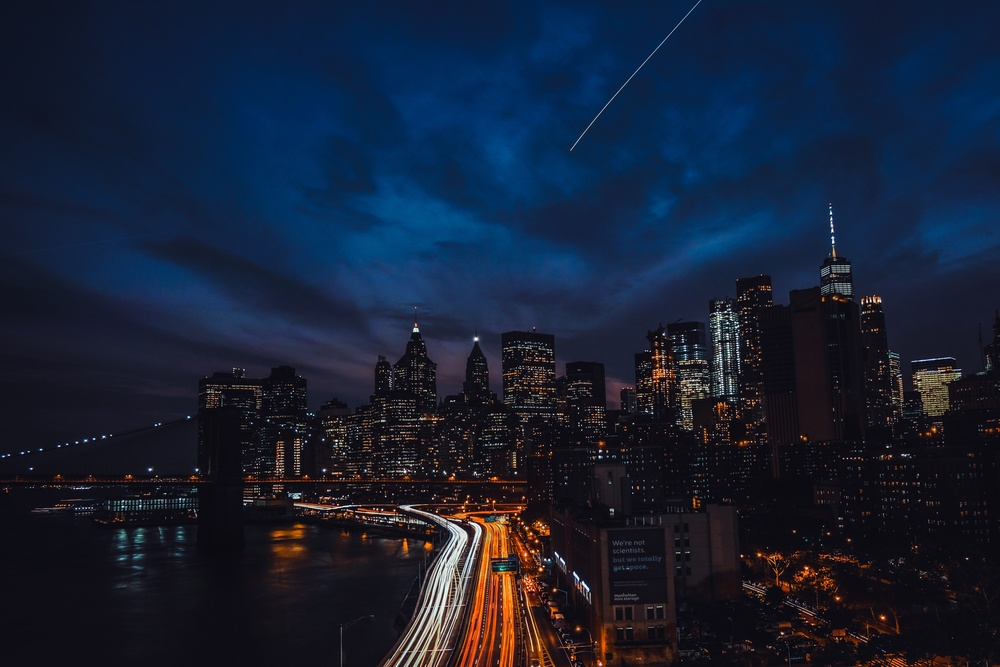
#> input picture Tutorials/Area Processing - Tutorial 2/Images/city-night.jpg, 1000 x 667 px, shrunk from 5263 x 3509 before the run; its folder holds only this picture in this run
$ jupyter execute --allow-errors 'Area Processing - Tutorial 2.ipynb'
#> lines starting #> are read from the running program, lines starting #| are printed output that depends on the picture
# Point Processing - Tutorial 1

ARI2129 - Principles of Computer Vision for AI Francesca Maria Mizzi - 118201L

The first step to create the project is to import all the required libraries which in this case consist of OpenCv (cv2), numpy (np), matplotlib and os.

[cell 1]
import cv2
import numpy as np
from matplotlib import pyplot as plt
import os

The images which are going to be modified are then loaded into a list. I will primarily be using the first photo "moon-tree.jpg" to demonstrate my work however any photos added to the images folder will also work.

[cell 2]
images = {}
for x in os.listdir("Images"):
    images[x] = cv2.imread("Images/" + x)

[cell 3]
raw = cv2.imread('Images/moon-tree.jpg')

[cell 4]
cv2.imshow("Photo",raw)
cv2.waitKey(0)

## Exercise 1 - Sliding Window

In order to generate a sliding window, I created a class "Window" which will be used to define the location of the sliding window and then shift this window according to the determined stride.

Certain parameters must be filled in order to generate the window:
 - image - the image where the window is going to be generated
 - scale - the size of the window (if 3 is entered then a window of 3 pixels by 3 pixels is generated)
 - stride - the amount of pixels which are going to be skipped with each shift

 It is to be noted that a stride or scale of 1 is not recommended since it will take a lot of time.

[cell 5]
class Window:

    def __init__(self, image, scale, stride):

        self.xlim = image.shape[1]+scale
        self.ylim = image.shape[0]+scale
        self.top_left = (0,0)
        self.bottom_right = (scale,scale)
        self.prevBtmRght = scale
        self.scale = scale
        self.stride = (stride, stride)

        try:
            self.channels = image.shape[2]
        except:
            self.channels = 1

    def pos(self):

        return self.top_left, self.bottom_right

    def newMovement(self):

        self.top_left, self.bottom_right = self.newPos()
        return self.top_left, self.bottom_right

    def newPos(self):

        if(self.bottom_right + self.stride)[0] >= (self.xlim - self.scale):
            return (0, self.top_left[1] + self.stride[1]), (self.scale, self.bottom_right[1] + self.stride[1])

        else:
            return (self.top_left[0] + self.stride[0], self.top_left[1]), (self.bottom_right[0] + self.stride[0], self.bottom_right[1])

    def boundaries(self, tleft = None, tright = None):

        if tleft is None:
            tleft = self.top_left
        if tright is None:
            tright = self.bottom_right

        return tright[0] <= self.xlim and tright[1] <= self.ylim and tleft[0] >= 0 and tleft[1] >= 0

    def imgBoundaries(self, image):

        img = []

        for i in range(self.top_left[1], self.bottom_right[1]):

            if i >= image.shape[0]:
                continue

            img.append(image[i][self.top_left[0]: self.bottom_right[0]])

        if self.channels == 1:

            return np.resize(np.array(img), (self.scale, self.scale))

        else:

            return np.resize(np.array(img), (self.scale, self.scale, self.channels))

    def checkY(self):

        if self.prevBtmRght == self.bottom_right[1]:
            return False

        else:

            self.prevBtmRght = self.bottom_right[1]
            return True

The window class is made up of 6 methods which are used to manipulate the window:
 - pos() - this method returns the current position of the window
 - newMovement() - this method shifts the window according to the new position generated by newPos()
 - newPos() - this method returns the potential position of the window after it shifts. This means either incrementing the X value or, in the case where the window has reached the edge of the photo, incrementing the Y value and resetting the X value
 - boundaries() - this method recieves locations and determines whether the given locations are within the boundaries of the image
 - imgBoundaries() - this method returns an array which contains the pixels within the window
 - checkY() - this method checks whether the value of the bottom right corner of the window has changed

I then created a function which can be used in order to generate a sliding window over any image. This function takes in 4 parameters: the image on which the sliding window is generated, the size of the window, how many pixels are to be skipped between each window and whether the user would like to see the window over the image or have it just be an internal process.

[cell 6]
def sliding_window(image, scale, stride, show):

    window = Window(image, scale, stride)
    top_left, bottom_right = window.pos()

    image = cv2.rectangle(image.copy(), top_left, bottom_right, (204, 153, 255))
    cv2.imwrite("Output/sliding.png", image, [cv2.IMWRITE_PNG_COMPRESSION, 0])

    tempright, templeft = window.newPos()

    while window.boundaries(bottom_right):
        image = cv2.rectangle(image.copy(), top_left, bottom_right, (204, 153, 255))
        if show:
            cv2.imshow("Window", image)
            cv2.waitKey(int(1/35*1000))

        top_left, bottom_right = window.newMovement()
        tempright = window.newPos()

    cv2.destroyAllWindows()

#> (a cell that did not finish here is left out)

## Exercise 2 - Convolution on ROI

In order to perform convolution on the region of interest, a class must first be created for the kernel. The two properties needed in order to create the kernel is the array and the weight.

[cell 8]
class Kernel:

    def __init__(self, kernel, weight):

        self.kernel = kernel
        self.weight = weight

    def filterRoI(self, roi, axis = 0, channels = 1):

        results = []

        if axis == 2:

            for i in range(channels):

                if channels == 1:
                    _filter = self.kernel * roi

                else:
                    _filter = self.kernel * roi[:, :, i]

                filter_sum = _filter.sum()

                if channels == 1:
                    _filter = self.kernel.T * roi

                else:

                    _filter = self.kernel.T * roi[:, :, i]

                filter_sum2 = _filter.sum()

                results.append((((filter_sum**2) + (filter_sum2 **2)) ** (1/2)) * self.weight)

            return np.array(results)

        else:

            kernel = self.kernel if axis == 0 else self.kernel.T

            for i in range(channels):

                if channels == 1:
                    _filter = kernel * roi

                else:
                    _filter = kernel * roi[:, :, i]

                results.append(_filter.sum() * self.weight)

            return np.array(results)

    def filterWhole(self, image, stride, window = None, axis = 0):

        new = []
        line = []

        if window is None:

            shift = Window(image, self.kernel.shape[0], stride)

        else:

            image = window.imgBoundaries(image)
            shift = Window(image, self.kernel.shape[0], stride)

        top_left, _ = shift.newPos()
        while shift.boundaries(top_left):

            roi = shift.imgBoundaries(image)

            if shift.checkY():
                new.append(line)
                line = []

            line.append(self.filterRoI(roi, axis, shift.channels))

            shift.newMovement()
            top_left, _ = shift.newPos()

        return np.array(new)

The first method in the Kernel class is the filterRoI() method which has the following parameters:
 - roi - the region of interest from the image
 - axis - the axis of the operation
 - channels - the number of channels in the RoI

The method is split up into 2 parts, determined by the axis.

**If the axis is 2**, the method multiplies the pixels of the region of interest in the channel with those of the kernel, then adds them together. It then multiplies the pixels of the RoI in the channel with those in the transpose of the kernal, then adds them together. The magnitude of the added values is found by squaring the values, adding them together and finding the square root. This answer is then multiplied by the weight of the kernel and added to the list "results". This is done for all the channels. The list of results is converted to an array and returned to the user.

**If the axis is not 2**, the method multiplies the pixels in the channel with those of the kernel then adds them together. It then multiplies this resilt with the weight of the kernel and adds it to the "results" list. This is done for all the channels. The list of results is converted to an array and returned to the user.

It is important that the region of interest and the kernel have the same shape or the method will not work.

The other method in the class is the filterWhole() method. This method has 4 parameters: the image which needs to be filtered, the amount of pixels which need to be skipped (stride), if the filter is to be carried out on a region of interest, a window is required and the axis of operation.

A check is carried out to see whether the filter is applied to a window or to the whole image. If a window is defined, the pixels within this window are assigned as the image using the imgBoundaries() method defined earlier.

A class was created for the Sobel kernel used to carry out the convolution, storing the array and the weight of the kernel.

[cell 9]
class Sobel:
    def __init__(self, weight):
        self.kernel = Kernel(np.array([[-1, 0, 1],
                                       [-2, 0, 2],
                                       [-1, 0, 1]]),
                             weight)

    def filter_s(self, image, stride=10, window=None, axis=2):
        return self.kernel.filterWhole(image, stride, window, axis)

After the sobel kernel is initialized, a region of interest is extracted in a 900x900 pixel square. This region of interest is then passed through the sobel filter and presented to the user.

Since filtering the images takes some time, I chose to store the images in a folder in order to facilitate viewing the resutls of the filter without running.

[cell 10]
sobel = Sobel(1)

for photo in images:
    wind = Window(images[photo], 600, 1)
    roi = wind.imgBoundaries(images[photo])

    sobel_filtered = sobel.filter_s(image = images[photo], window = wind, axis = 2)

    cv2.imwrite("Filters/SobelRoI/"+ photo +"_originalRoI.png", roi, [cv2.IMWRITE_PNG_COMPRESSION, 0])
    cv2.imwrite("Filters/SobelRoI/"+ photo +"_filteredRoI.png", sobel_filtered, [cv2.IMWRITE_PNG_COMPRESSION, 0])
#> this loop made 1 pass
#> photo on pass 1: 'city-night.jpg'
#> pass 1, `roi = wind.imgBoundaries(images[photo])`:
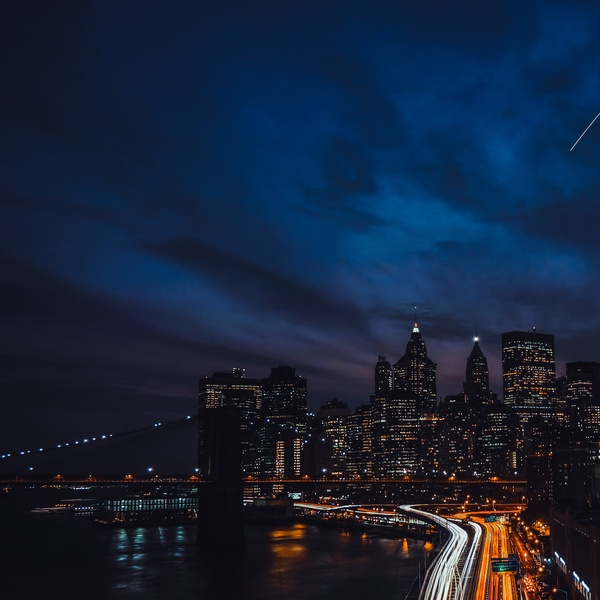
#> roi: shape (600, 600, 3); mean of channels 0, 1, 2 58.3, 35.2, 22.2; drawn as B, G, R
#> pass 1, `sobel_filtered = sobel.filter_s(image = images[photo], window = wind, ..`:
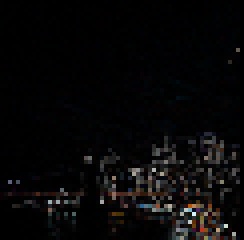
#> sobel_filtered: shape (60, 61, 3) float64 (shown 4 times larger); mean of channels 0, 1, 2 30.6, 29.3, 32; drawn with min black and max white
#> pass 1, `cv2.imwrite("Filters/SobelRoI/"+ photo +"_filteredRoI.png", sobel_filt..`:
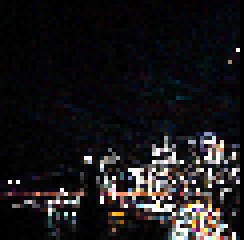
#> saved as city-night.jpg_filteredRoI.png: shape (60, 61, 3) (shown 4 times larger); mean B, G, R 27.1, 25.4, 27.3

As can be seen in the results, 2 out of 3 of the photos resulted in a very dark RoI after being filtered. This is likely due to the fact that the RoI selected from the original photo has no real subject.

This is however not the case with moon-tree.jpg where the filtered result can easily be recognized.

## Exercise 3 - Convolution on the whole image

The filtering of the whole image is done simply by passing the image through the filter, as done prior, but excluding the window.

#> (a cell that did not finish here is left out)


#> (a cell that did not finish here is left out)

As can be seen from the result, the features of the image after the sobel filter are very clear.

## Exercise 4 - Different Convolution Kernels

In order to filter the images through gaussian and bilinear kernels, I created two seperate classes for the kernels.

[cell 13]
class Bilinear:

    def __init__(self, weight):

        self.kernel = Kernel(np.array([[1, 2, 1],
                                       [2, 4, 2],
                                       [1, 2, 1]]), weight)

    def filter_bil(self, image, stride = 10, window = None, axis = 0):
        return self.kernel.filterWhole(image, stride, window, axis)

class Gaussian:

    def __init__(self, size, weight):

        gauss = size // 2

        x = np.arange(0, size, 1, float)

        y = x[:, np.newaxis]

        tempx = tempy = size // 2
        self.kernel = Kernel(np.exp(-4 * np.log(2) * ((x - tempx) ** 2 + (y - tempy) ** 2) / gauss ** 2), weight)

    def filter_gaus(self, image, stride = 10, window = None, axis = 0):
        return self.kernel.filterWhole(image, stride, window, axis)

I initialized the two kernels, defined their weights and added all three filters to a dict.

[cell 14]
bilinear = Bilinear(1/8)
gaussian = Gaussian(5, 1/4)

filters = {"Sobel": sobel,
          "Bilinear": bilinear,
           "Gaussian": gaussian}

I then passed all my images through the filters in order to have a good representation as to the effects of the filters.

[cell 15]
# Kindly note that for some reason, this execution of this cell takes a very long time.
# It does however work in the end, I promise.
for photo in images:
    for entry in filters:
        if entry == "Sobel":
            filtered = filters[entry].filter_s(image=images[photo], axis = 2)
            cv2.imwrite("Filters/Sobel/"+ photo +"FILTERED_SOBEL.png", filtered, [cv2.IMWRITE_PNG_COMPRESSION, 0])

        elif entry == "Bilinear":
            filtered = filters[entry].filter_bil(image=images[photo])
            cv2.imwrite("Filters/Bilinear/"+ photo +"FILTERED_BILINEAR.png", filtered, [cv2.IMWRITE_PNG_COMPRESSION, 0])

        else:
            filtered = filters[entry].filter_gaus(image=images[photo])
            cv2.imwrite("Filters/Gaussian/"+ photo +"FILTERED_GAUSSIAN.png", filtered, [cv2.IMWRITE_PNG_COMPRESSION, 0])
#> this loop made 1 pass
#> photo on pass 1: 'city-night.jpg'
#> pass 1, `cv2.imwrite("Filters/Sobel/"+ photo +"FILTERED_SOBEL.png", filtered, [..`:
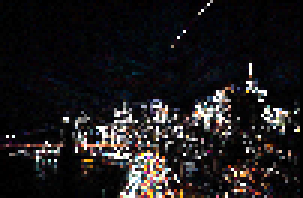
#> saved as city-night.jpgFILTERED_SOBEL.png: shape (66, 101, 3) (shown 3 times larger); mean B, G, R 28.2, 27, 29.6
#> pass 1, `cv2.imwrite("Filters/Bilinear/"+ photo +"FILTERED_BILINEAR.png", filte..`:
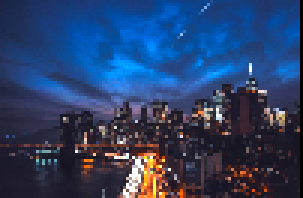
#> saved as city-night.jpgFILTERED_BILINEAR.png: shape (66, 101, 3) (shown 3 times larger); mean B, G, R 105, 64.4, 42.8
#> pass 1, `cv2.imwrite("Filters/Gaussian/"+ photo +"FILTERED_GAUSSIAN.png", filte..`:
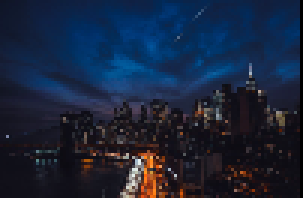
#> saved as city-night.jpgFILTERED_GAUSSIAN.png: shape (66, 101, 3) (shown 3 times larger); mean B, G, R 59.3, 36.5, 24.8
